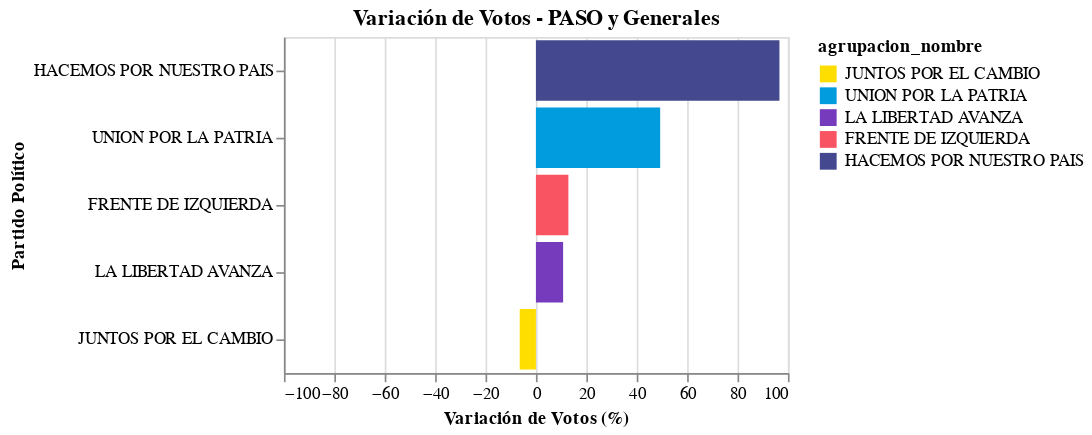

This figure's notebook cell:
### Code cell
# ¿Cual es la variación de votos entre las PASO y las GENERALES?

data = duckdb.sql("""
    SELECT agrupacion_nombre, sum(votos_cantidad) as votos, eleccion_tipo
    FROM read_parquet('ResultadosElectorales_*.parquet')
    where cargo_id=1
    GROUP BY agrupacion_nombre,eleccion_tipo
""").df()

data['agrupacion_nombre'] = data['agrupacion_nombre'].replace(
    {'FRENTE DE IZQUIERDA Y DE TRABAJADORES - UNIDAD': 'FRENTE DE IZQUIERDA'})


result_paso = data[data['eleccion_tipo'] == 'PASO'].groupby('agrupacion_nombre')['votos'].sum().reset_index()
result_paso.rename(columns={'votos': 'votos_paso'}, inplace=True)

result_generales = data[data['eleccion_tipo'] == 'GENERAL'].groupby('agrupacion_nombre')['votos'].sum().reset_index()
result_generales.rename(columns={'votos': 'votos_generales'}, inplace=True)

colores_partidos = {
    "JUNTOS POR EL CAMBIO": "#fedd00",
    "UNION POR LA PATRIA": "#009cde",
    "LA LIBERTAD AVANZA": "#753bbc",
    "FRENTE DE IZQUIERDA": "#f95461",
    "HACEMOS POR NUESTRO PAIS": "#43488f"
}

result_combined = pd.merge(result_paso, result_generales, on='agrupacion_nombre', how='inner')

result_combined['variacion_porcentaje'] = ((result_combined['votos_generales'] - result_combined['votos_paso']) / result_combined['votos_paso']) * 100


top_5_partidos = result_combined.nlargest(5, ['votos_paso', 'votos_generales'])
top_5_partidos = top_5_partidos.sort_values(by='variacion_porcentaje', ascending=False)

chart = alt.Chart(
    top_5_partidos,  # Usar el DataFrame directamente como origen de datos
    title='Variación de Votos - PASO y Generales'
).mark_bar().encode(
    y=alt.Y(
        'agrupacion_nombre:N',
        title='Partido Político',
        sort=alt.EncodingSortField(field='variacion_porcentaje', op='sum', order='descending')
    ),
    x=alt.X('variacion_porcentaje:Q', title='Variación de Votos (%)', scale=alt.Scale(domain=[-100, 100])),
    color=alt.Color('agrupacion_nombre:N', scale=alt.Scale(domain=list(colores_partidos.keys()), range=list(colores_partidos.values()))),
    tooltip=['agrupacion_nombre', 'variacion_porcentaje']
).properties(height=200)

final_chart = chart.interactive()
final_chart

### Figure 1 — Vega-Lite specification as saved in the notebook (floating-point values rounded to 4 significant figures)
{"config": {"view": {"continuousWidth": 300, "continuousHeight": 300}}, "data": {"name": "data-6c39f9b8021e171c196618d57a7503b1"}, "mark": {"type": "bar"}, "encoding": {"color": {"field": "agrupacion_nombre", "scale": {"domain": ["JUNTOS POR EL CAMBIO", "UNION POR LA PATRIA", "LA LIBERTAD AVANZA", "FRENTE DE IZQUIERDA", "HACEMOS POR NUESTRO PAIS"], "range": ["#fedd00", "#009cde", "#753bbc", "#f95461", "#43488f"]}, "type": "nominal"}, "tooltip": [{"field": "agrupacion_nombre", "type": "nominal"}, {"field": "variacion_porcentaje", "type": "quantitative"}], "x": {"field": "variacion_porcentaje", "scale": {"domain": [-100, 100]}, "title": "Variación de Votos (%)", "type": "quantitative"}, "y": {"field": "agrupacion_nombre", "sort": {"field": "variacion_porcentaje", "op": "sum", "order": "descending"}, "title": "Partido Político", "type": "nominal"}}, "height": 200, "params": [{"name": "param_3", "select": {"type": "interval", "encodings": ["x", "y"]}, "bind": "scales"}], "title": "Variación de Votos - PASO y Generales", "$schema": "https://vega.github.io/schema/vega-lite/v5.15.1.json", "datasets": {"data-6c39f9b8021e171c196618d57a7503b1": [{"agrupacion_nombre": "HACEMOS POR NUESTRO PAIS", "votos_paso": 907400.0, "votos_generales": 1784000.0, "variacion_porcentaje": 96.63}, {"agrupacion_nombre": "UNION POR LA PATRIA", "votos_paso": 6461000.0, "votos_generales": 9646000.0, "variacion_porcentaje": 49.3}, {"agrupacion_nombre": "FRENTE DE IZQUIERDA", "votos_paso": 628900.0, "votos_generales": 709900.0, "variacion_porcentaje": 12.89}, {"agrupacion_nombre": "LA LIBERTAD AVANZA", "votos_paso": 7116000.0, "votos_generales": 7884000.0, "variacion_porcentaje": 10.79}, {"agrupacion_nombre": "JUNTOS POR EL CAMBIO", "votos_paso": 6698000.0, "votos_generales": 6267000.0, "variacion_porcentaje": -6.433}]}}
